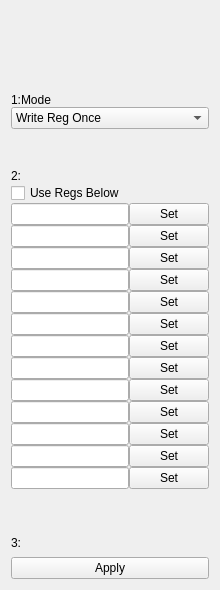
  <widget class="QWidget" name="layoutWidget3">
   <property name="geometry">
    <rect>
     <x>940</x>
     <y>9</y>
     <width>220</width>
     <height>590</height>
    </rect>
   </property>
   <layout class="QVBoxLayout" name="verticalLayout_8">
    <property name="spacing">
     <number>40</number>
    </property>
    <item>
     <layout class="QVBoxLayout" name="verticalLayout_6">
      <property name="spacing">
       <number>0</number>
      </property>
      <item>
       <spacer name="verticalSpacer">
        <property name="orientation">
         <enum>Qt::Vertical</enum>
        </property>
        <property name="sizeType">
         <enum>QSizePolicy::Fixed</enum>
        </property>
        <property name="sizeHint" stdset="0">
         <size>
          <width>20</width>
          <height>82</height>
         </size>
        </property>
       </spacer>
      </item>
      <item>
       <widget class="QLabel" name="label_63">
        <property name="text">
         <string>1:Mode</string>
        </property>
       </widget>
      </item>
      <item>
       <widget class="QComboBox" name="comboBoxApplyMode">
        <item>
         <property name="text">
          <string>Write Reg Once</string>
         </property>
        </item>
        <item>
         <property name="text">
          <string>Update RF Output</string>
         </property>
        </item>
       </widget>
      </item>
     </layout>
    </item>
    <item>
     <layout class="QVBoxLayout" name="verticalLayout_5">
      <property name="spacing">
       <number>0</number>
      </property>
      <item>
       <widget class="QLabel" name="label_64">
        <property name="text">
         <string>2:</string>
        </property>
       </widget>
      </item>
      <item>
       <widget class="QCheckBox" name="checkBoxUseHex">
        <property name="text">
         <string>Use Regs Below</string>
        </property>
       </widget>
      </item>
      <item>
       <layout class="QHBoxLayout" name="horizontalLayout_62">
        <item>
         <widget class="QLineEdit" name="lineEditRegW0">
          <property name="readOnly">
           <bool>false</bool>
          </property>
         </widget>
        </item>
        <item>
         <widget class="QPushButton" name="pushButton_15">
          <property name="text">
           <string>Set</string>
          </property>
         </widget>
        </item>
       </layout>
      </item>
      <item>
       <layout class="QHBoxLayout" name="horizontalLayout_63">
        <item>
         <widget class="QLineEdit" name="lineEditRegW1">
          <property name="readOnly">
           <bool>false</bool>
          </property>
         </widget>
        </item>
        <item>
         <widget class="QPushButton" name="pushButton_16">
          <property name="text">
           <string>Set</string>
          </property>
         </widget>
        </item>
       </layout>
      </item>
      <item>
       <layout class="QHBoxLayout" name="horizontalLayout_64">
        <item>
         <widget class="QLineEdit" name="lineEditRegW2">
          <property name="readOnly">
           <bool>false</bool>
          </property>
         </widget>
        </item>
        <item>
         <widget class="QPushButton" name="pushButton_17">
          <property name="text">
           <string>Set</string>
          </property>
         </widget>
        </item>
       </layout>
      </item>
      <item>
       <layout class="QHBoxLayout" name="horizontalLayout_65">
        <item>
         <widget class="QLineEdit" name="lineEditRegW3">
          <property name="readOnly">
           <bool>false</bool>
          </property>
         </widget>
        </item>
        <item>
         <widget class="QPushButton" name="pushButton_18">
          <property name="text">
           <string>Set</string>
          </property>
         </widget>
        </item>
       </layout>
      </item>
      <item>
       <layout class="QHBoxLayout" name="horizontalLayout_66">
        <item>
         <widget class="QLineEdit" name="lineEditRegW4">
          <property name="readOnly">
           <bool>false</bool>
          </property>
         </widget>
        </item>
        <item>
         <widget class="QPushButton" name="pushButton_19">
          <property name="text">
           <string>Set</string>
          </property>
         </widget>
        </item>
       </layout>
      </item>
      <item>
       <layout class="QHBoxLayout" name="horizontalLayout_67">
        <item>
         <widget class="QLineEdit" name="lineEditRegW5">
          <property name="readOnly">
           <bool>false</bool>
          </property>
         </widget>
        </item>
        <item>
         <widget class="QPushButton" name="pushButton_20">
          <property name="text">
           <string>Set</string>
          </property>
         </widget>
        </item>
       </layout>
      </item>
      <item>
       <layout class="QHBoxLayout" name="horizontalLayout_68">
        <item>
         <widget class="QLineEdit" name="lineEditRegW6">
          <property name="readOnly">
           <bool>false</bool>
          </property>
         </widget>
        </item>
        <item>
         <widget class="QPushButton" name="pushButton_21">
          <property name="text">
           <string>Set</string>
          </property>
         </widget>
        </item>
       </layout>
      </item>
      <item>
       <layout class="QHBoxLayout" name="horizontalLayout_69">
        <item>
         <widget class="QLineEdit" name="lineEditRegW7">
          <property name="readOnly">
           <bool>false</bool>
          </property>
         </widget>
        </item>
        <item>
         <widget class="QPushButton" name="pushButton_22">
          <property name="text">
           <string>Set</string>
          </property>
         </widget>
        </item>
       </layout>
      </item>
      <item>
       <layout class="QHBoxLayout" name="horizontalLayout_70">
        <item>
         <widget class="QLineEdit" name="lineEditRegW8">
          <property name="readOnly">
           <bool>false</bool>
          </property>
         </widget>
        </item>
        <item>
         <widget class="QPushButton" name="pushButton_23">
          <property name="text">
           <string>Set</string>
          </property>
         </widget>
        </item>
       </layout>
      </item>
      <item>
       <layout class="QHBoxLayout" name="horizontalLayout_71">
        <item>
         <widget class="QLineEdit" name="lineEditRegW9">
          <property name="readOnly">
           <bool>false</bool>
          </property>
         </widget>
        </item>
        <item>
         <widget class="QPushButton" name="pushButton_24">
          <property name="text">
           <string>Set</string>
          </property>
         </widget>
        </item>
       </layout>
      </item>
      <item>
       <layout class="QHBoxLayout" name="horizontalLayout_72">
        <item>
         <widget class="QLineEdit" name="lineEditRegW10">
          <property name="readOnly">
           <bool>false</bool>
          </property>
         </widget>
        </item>
        <item>
         <widget class="QPushButton" name="pushButton_25">
          <property name="text">
           <string>Set</string>
          </property>
         </widget>
        </item>
       </layout>
      </item>
      <item>
       <layout class="QHBoxLayout" name="horizontalLayout_73">
        <item>
         <widget class="QLineEdit" name="lineEditRegW11">
          <property name="readOnly">
           <bool>false</bool>
          </property>
         </widget>
        </item>
        <item>
         <widget class="QPushButton" name="pushButton_26">
          <property name="text">
           <string>Set</string>
          </property>
         </widget>
        </item>
       </layout>
      </item>
      <item>
       <layout class="QHBoxLayout" name="horizontalLayout_74">
        <item>
         <widget class="QLineEdit" name="lineEditRegW12">
          <property name="readOnly">
           <bool>false</bool>
          </property>
         </widget>
        </item>
        <item>
         <widget class="QPushButton" name="pushButton_27">
          <property name="text">
           <string>Set</string>
          </property>
         </widget>
        </item>
       </layout>
      </item>
     </layout>
    </item>
    <item>
     <layout class="QVBoxLayout" name="verticalLayout_7">
      <property name="spacing">
       <number>0</number>
      </property>
      <item>
       <widget class="QLabel" name="label_65">
        <property name="text">
         <string>3:</string>
        </property>
       </widget>
      </item>
      <item>
       <widget class="QPushButton" name="pushButton_14">
        <property name="text">
         <string>Apply</string>
        </property>
       </widget>
      </item>
     </layout>
    </item>
   </layout>
  </widget>
